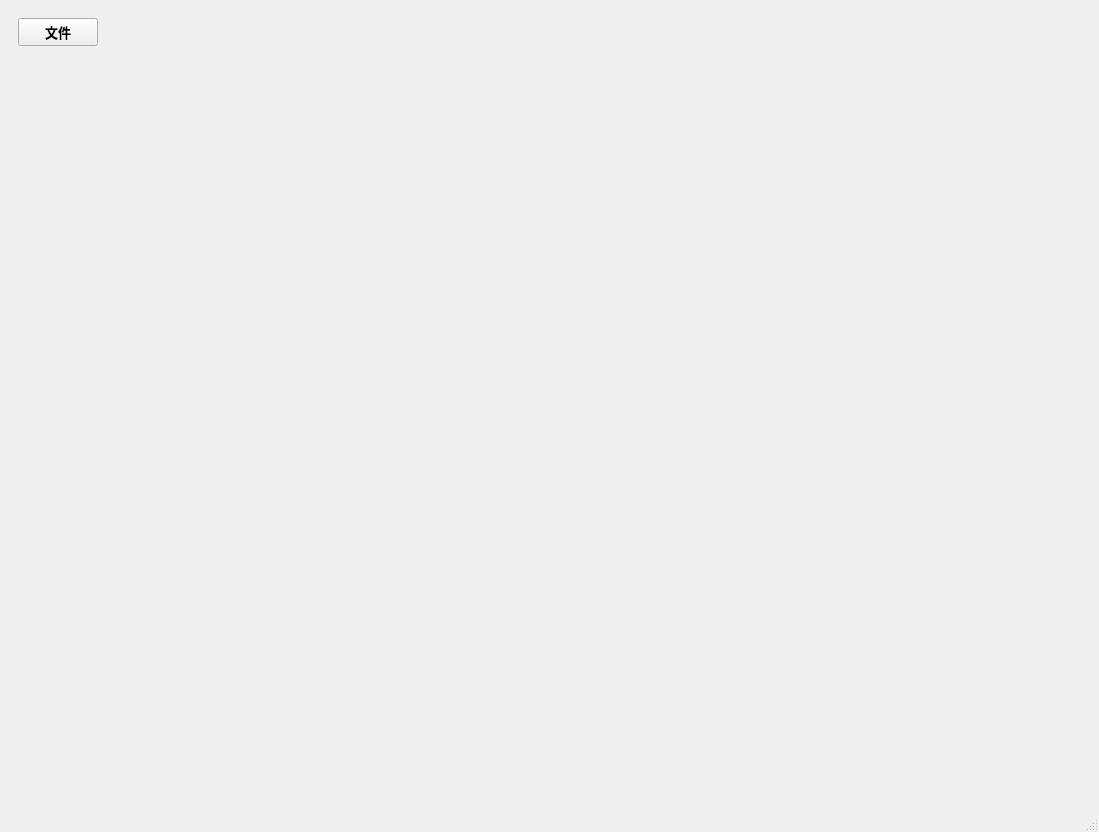
<?xml version="1.0" encoding="UTF-8"?>
<ui version="4.0">
 <class>MainWindow</class>
 <widget class="QMainWindow" name="MainWindow">
  <property name="geometry">
   <rect>
    <x>0</x>
    <y>0</y>
    <width>1099</width>
    <height>832</height>
   </rect>
  </property>
  <property name="windowTitle">
   <string>MainWindow</string>
  </property>
  <property name="autoFillBackground">
   <bool>true</bool>
  </property>
  <widget class="QWidget" name="centralwidget">
   <layout class="QVBoxLayout" name="verticalLayout">
    <item>
     <widget class="QFrame" name="toolLine">
      <property name="sizePolicy">
       <sizepolicy hsizetype="Preferred" vsizetype="Preferred">
        <horstretch>0</horstretch>
        <verstretch>1</verstretch>
       </sizepolicy>
      </property>
      <property name="font">
       <font>
        <family>Microsoft MHei</family>
        <pointsize>10</pointsize>
        <weight>75</weight>
        <bold>true</bold>
       </font>
      </property>
      <property name="frameShape">
       <enum>QFrame::NoFrame</enum>
      </property>
      <property name="frameShadow">
       <enum>QFrame::Raised</enum>
      </property>
      <layout class="QHBoxLayout" name="horizontalLayout">
       <item>
        <widget class="QPushButton" name="FileButton">
         <property name="enabled">
          <bool>true</bool>
         </property>
         <property name="sizePolicy">
          <sizepolicy hsizetype="Minimum" vsizetype="Minimum">
           <horstretch>0</horstretch>
           <verstretch>0</verstretch>
          </sizepolicy>
         </property>
         <property name="autoFillBackground">
          <bool>true</bool>
         </property>
         <property name="text">
          <string>文件</string>
         </property>
         <property name="flat">
          <bool>false</bool>
         </property>
        </widget>
       </item>
       <item>
        <spacer name="horizontalSpacer">
         <property name="orientation">
          <enum>Qt::Horizontal</enum>
         </property>
         <property name="sizeHint" stdset="0">
          <size>
           <width>40</width>
           <height>20</height>
          </size>
         </property>
        </spacer>
       </item>
      </layout>
      <zorder>FileButton</zorder>
      <zorder>horizontalSpacer</zorder>
     </widget>
    </item>
    <item>
     <widget class="DiffusionCore" name="diffusionModule" native="true">
      <property name="sizePolicy">
       <sizepolicy hsizetype="Preferred" vsizetype="Preferred">
        <horstretch>20</horstretch>
        <verstretch>20</verstretch>
       </sizepolicy>
      </property>
     </widget>
    </item>
   </layout>
  </widget>
  <widget class="QStatusBar" name="statusbar"/>
 </widget>
 <customwidgets>
  <customwidget>
   <class>DiffusionCore</class>
   <extends>QWidget</extends>
   <header>DiffusionCore.h</header>
   <container>1</container>
  </customwidget>
 </customwidgets>
 <resources/>
 <connections/>
</ui>
